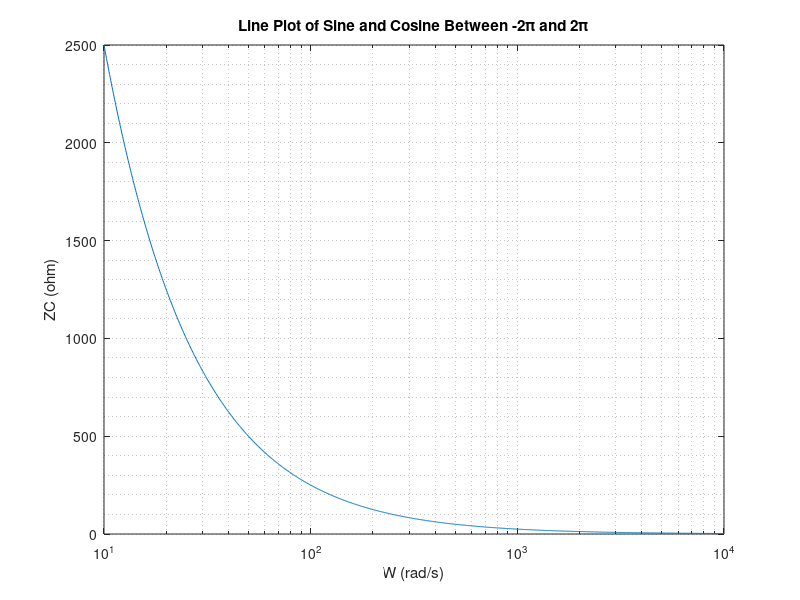
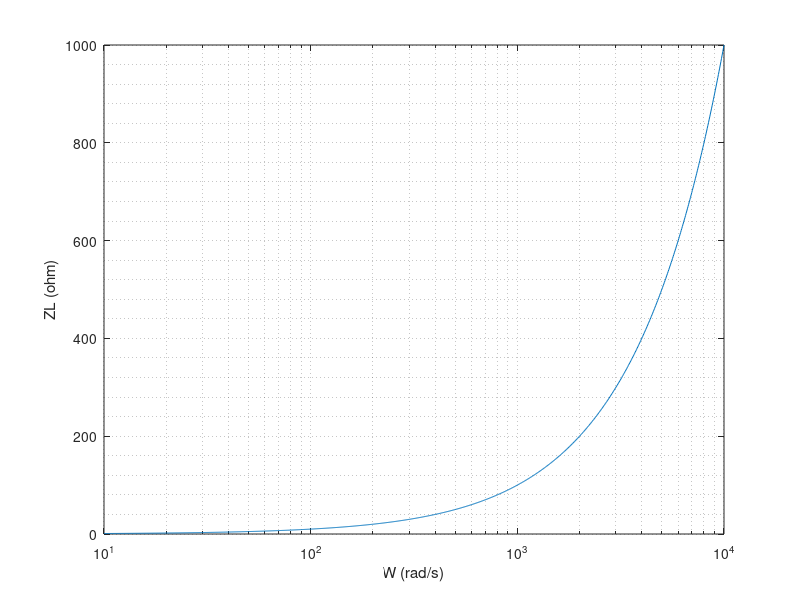

MATLAB code to generate these figures, in order:
clc
clear
W = logspace(1 , 4 , 1000); % W = 10-1000 rad/s
Vs = 12.*cos(W);            % Voltage
R = 100;                    % Resistor
L = 100e-3;                 % Inductor
C = 40e-6;                  % Capacitor

% init cal value
Zr = R;                     % ZR
Zl = 1j.*W.*L;              % ZL
Zc = 1./(1j.*W.*C);         % ZC
Zt = Zr + Zl + Zc;          % ZT(total)

% plot Zc vs W
figure(1)                    
abs_Zc = abs(Zc);
semilogx(W,abs_Zc);
xlabel("W (rad/s)");
ylabel("ZC (ohm)");
title('Line Plot of Sine and Cosine Between -2\pi and 2\pi')
grid minor

% plot Zl vs W 
figure(2)
abs_Zl = abs(Zl);
semilogx(W,abs_Zl);
xlabel("W (rad/s)");
ylabel("ZL (ohm)");
grid minor
